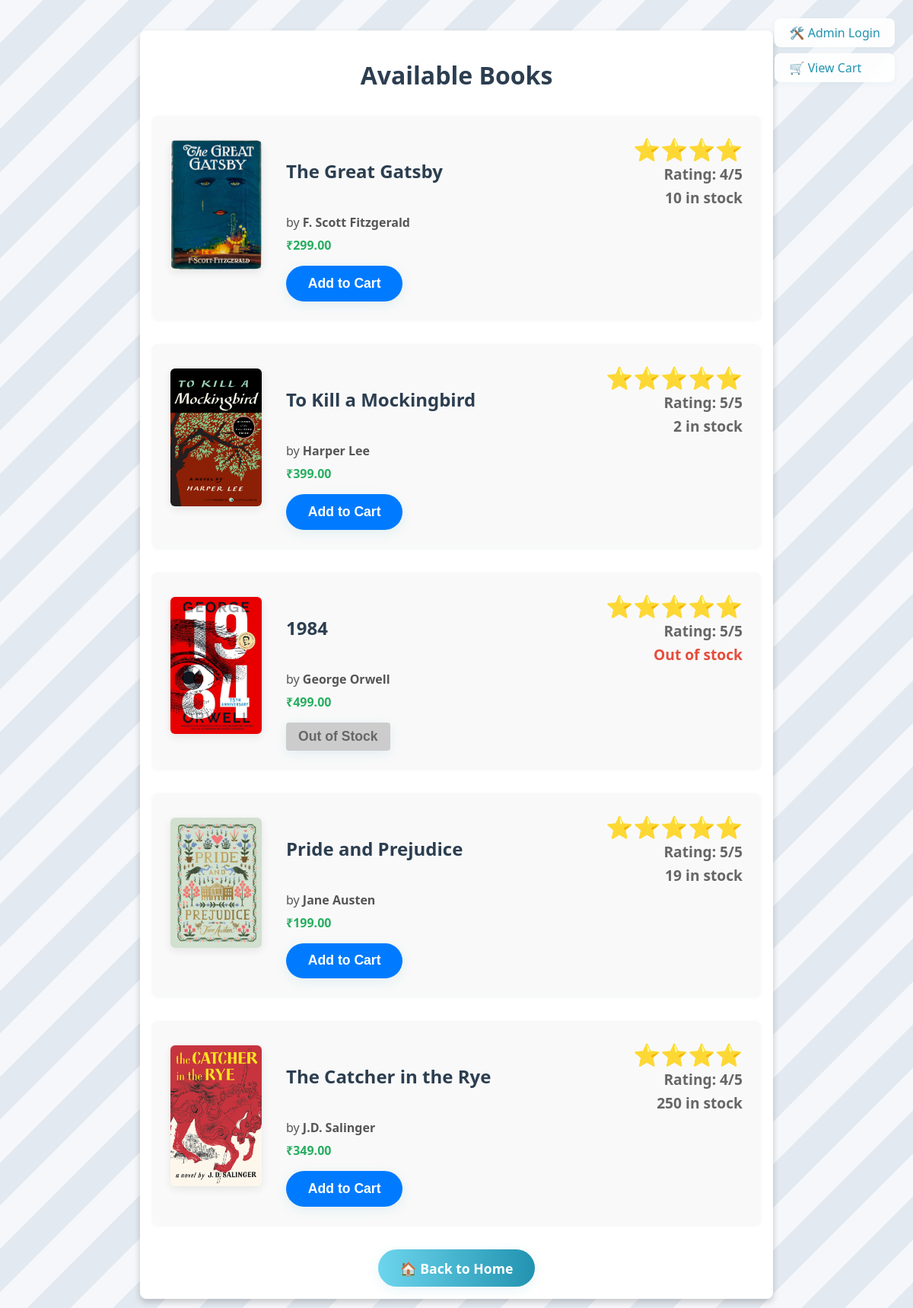
The page /books/ on the database its author committed.
### app/models.py (models this page shows, shortened)
class Book(models.Model):
    title = models.CharField(max_length=255)
    author = models.CharField(max_length=255)
    is_available = models.BooleanField(default=True)
    image = models.ImageField(upload_to='book_images/', blank=True, null=True)
    price = models.DecimalField(max_digits=10, decimal_places=2, default=0.00)
    rating = models.PositiveIntegerField(default=1)  # 1 to 5 stars
    stock = models.PositiveIntegerField(default=0)

### app/views.py (the view)
# urls.py: path('books/', views.book_list, name='book_list'),
def book_list(request):
    books = Book.objects.filter(is_available=True)
    if not request.session.exists(request.session.session_key):
        request.session.create()
    session_id = request.session.session_key
    request.session.modified = True  # Mark session as modified
    cart_items = CartItem.objects.filter(session_id=session_id)
    cart_dict = {item.book_id: item.quantity for item in cart_items}
    return render(request, 'book_list.html', {
        'books': books,
        'cart_dict': cart_dict,
        'cart_items': cart_items
    })

### app/templates/book_list.html (shortened to what this page needs)
{% extends 'base.html' %}
{% load custom_filters %}
{% block content %}
<div class="landing-bg">
    <div class="admin-btns">
        <a href="/admin/">🛠️ Admin Login</a>
        <a href="{% url 'view_cart' %}">🛒 View Cart</a>
    </div>
    <h1 style="text-align: center; margin-bottom: 2rem;">Available Books</h1>
    <div style="display: flex; flex-direction: column; gap: 2rem;">
        {% for book in books %}
        <div style="display: flex; align-items: flex-start; background: #f9f9f9; border-radius: 8px; box-shadow: 0 1px 4px rgba(44,62,80,0.06); padding: 1.5rem;">
            <div style="min-width: 120px; max-width: 120px; margin-right: 2rem;">
                {% if book.image %}
                <img src="{{ book.image.url }}" alt="{{ book.title }}" style="width: 100%; height: auto; border-radius: 6px;">
                {% else %}
                <img src="https://via.placeholder.com/120x180?text=No+Image" alt="No Image" style="width: 100%; height: auto; border-radius: 6px;">
                {% endif %}
            </div>
            <div style="flex: 1;">
                <h2 style="margin: 0 0 0.5rem 0; display: flex; align-items: center; justify-content: space-between;">
                    <span>{{ book.title }}</span>
                    <div style="text-align: right;">
                        <span style="font-size: 1.2em; color: #FFD700; margin-left: 1rem; display: block;">
                            {% with ''|center:book.rating as range %}
                                {% for _ in range %}⭐{% endfor %}
                            {% endwith %}
                        </span>
                        <span style="font-size: 0.8em; color: #666; margin-left: 1rem; display: block;">Rating: {{ book.rating }}/5</span>
                        {% if book.stock > 0 %}
                        <span style="font-size: 0.8em; color: #666; margin-left: 1rem; display: block; margin-top: 0.25rem;">
                            {{ book.stock }} in stock
                        </span>
                        {% else %}
                        <span style="font-size: 0.8em; color: #e74c3c; margin-left: 1rem; display: block; margin-top: 0.25rem;">
                            Out of stock
                        </span>
                        {% endif %}
                    </div>
                </h2>
                <p style="margin: 0 0 0.5rem 0; color: #555;">by <strong>{{ book.author }}</strong></p>
                <p style="margin: 0 0 1rem 0; color: #27ae60; font-weight: bold;">₹{{ book.price|default:'199' }}</p>
                {% if not book.stock > 0 %}
                    <button disabled style="background: #ccc; color: #666; font-weight: bold; padding: 0.5rem 1rem; border: none; border-radius: 4px; cursor: not-allowed;">Out of Stock</button>
                {% else %}
                    <form method="post" action="{% url 'add_to_cart' book.id %}" style="display:inline; margin:0; padding:0;">
                        <button type="submit" style="background: #007bff; color: #fff; font-weight: bold;">Add to Cart</button>
                    </form>
                {% endif %}
            </div>
        </div>
        {% empty %}
        <p>No books available.</p>
        {% endfor %}
    </div>
    <div style="text-align: center; margin-top: 2rem;">
        <a href="{% url 'landing' %}" class="main-btn">🏠 Back to Home</a>
    </div>
</div>
{% endblock %}

### app/templates/base.html (shortened to what this page needs)
<!DOCTYPE html>
<html lang="en">
<head>
    <link rel="stylesheet" href="/static/style.css">
</head>
<body>
    <div class="container">
        {% block content %}
        {% endblock %}
    </div>
</body>
</html>

### static/style.css (style rules this page uses)
body { font-family: 'Segoe UI', Arial, sans-serif; background: repeating-linear-gradient(135deg, #f5f7fa 0px, #f5f7fa 40px, #e3e9f0 40px, #e3e9f0 80px); margin: 0; padding: 0; text-align: left; min-height: 100vh; }
h1, h2, h3 { color: #2c3e50; }
.container { max-width: 800px; margin: 40px auto; background: rgba(255, 255, 255, 0.92); padding: 2rem 2.5rem; border-radius: 18px; box-shadow: 0 4px 16px rgba(33,147,176,0.10); }
.main-btn, button, input[type="submit"] { display: inline-flex; align-items: center; gap: 0.5em; padding: 0.8rem 1.8rem; background: linear-gradient(90deg, #6dd5ed 0%, #2193b0 100%); color: #fff; text-decoration: none; border-radius: 50px; font-size: 1.1rem; font-weight: 600; border: none; box-shadow: 0 4px 16px rgba(33,147,176,0.10); cursor: pointer; transition: all 0.2s ease; }
a { color: #2193b0; text-decoration: none; transition: all 0.2s; }
form { margin-top: 1.5rem; }
img { border-radius: 12px; margin-top: 0.5rem; max-width: 100%; height: auto; box-shadow: 0 4px 12px rgba(0,0,0,0.08); }
.admin-btns { position: fixed; top: 24px; right: 24px; display: flex; flex-direction: column; gap: 0.5rem; z-index: 10; }
.admin-btns a { background: rgba(255, 255, 255, 0.9); color: #2193b0; border-radius: 8px; padding: 0.5rem 1.2rem; font-weight: 500; font-size: 1rem; text-decoration: none; box-shadow: 0 2px 6px rgba(33,147,176,0.06); backdrop-filter: blur(4px); transition: all 0.2s; }

### app/templates/base.html (style rules this page uses)
.container { background-color: #fff; color: #000; border-radius: 8px; padding: 1rem; box-shadow: 0 4px 8px rgba(0, 0, 0, 0.2); }

### rows shown on the page
Book: image (picture), title "The Great Gatsby", rating "4", stock "10", author "F. Scott Fitzgerald", price "299.00", shows "Add to Cart"
Book: image (picture), title "To Kill a Mockingbird", rating "5", stock "2", author "Harper Lee", price "399.00", shows "Add to Cart"
Book: image (picture), title "1984", rating "5", stock "Out of stock", author "George Orwell", price "499.00"
Book: image (picture), title "Pride and Prejudice", rating "5", stock "19", author "Jane Austen", price "199.00", shows "Add to Cart"
Book: image (picture), title "The Catcher in the Rye", rating "4", stock "250", author "J.D. Salinger", price "349.00", shows "Add to Cart"
